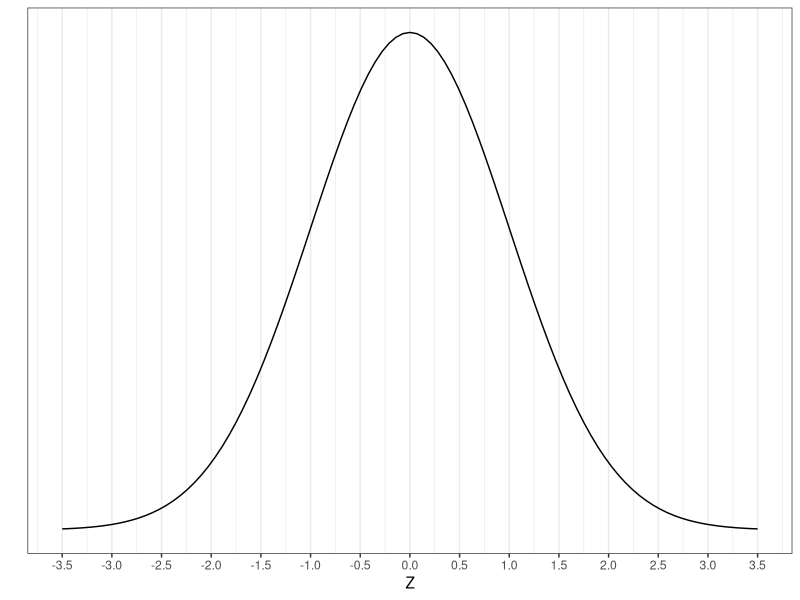
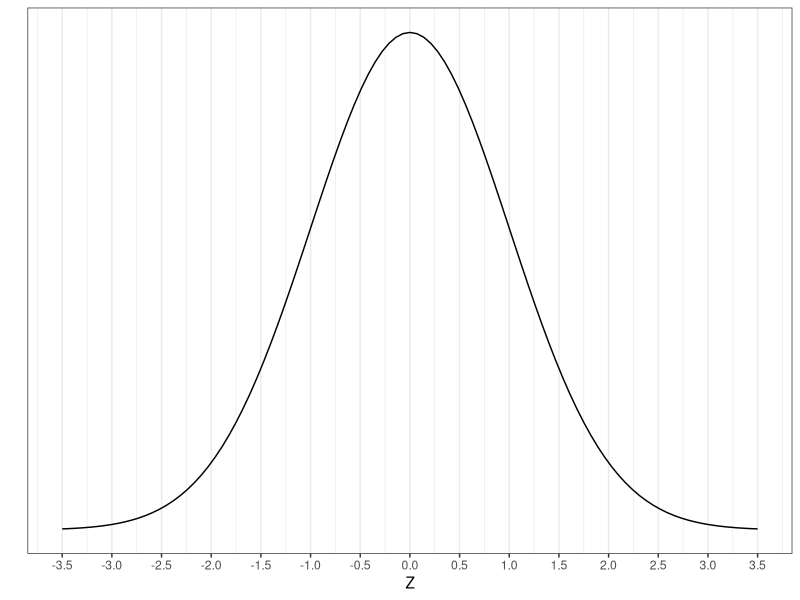

R code for these plots, in order:
## ---- chunk 1
library(ggplot2)
ggplot(data = data.frame(x = c(-3.5, 3.5)), aes(x)) + xlab("Z")+
  stat_function(fun = dnorm, n = 101, args = list(mean = 0, sd = 1)) + ylab("") +
  scale_y_continuous(breaks = NULL)+theme_bw()+
  scale_x_continuous(breaks = round(seq(-3.5, 3.5, by = 0.5),1)) 
## ---- chunk 2
library(ggplot2)
ggplot(data = data.frame(x = c(-3.5, 3.5)), aes(x)) + xlab("Z")+
  stat_function(fun = dnorm, n = 101, args = list(mean = 0, sd = 1)) + ylab("") +
  scale_y_continuous(breaks = NULL)+theme_bw()+
  scale_x_continuous(breaks = round(seq(-3.5, 3.5, by = 0.5),1)) 
